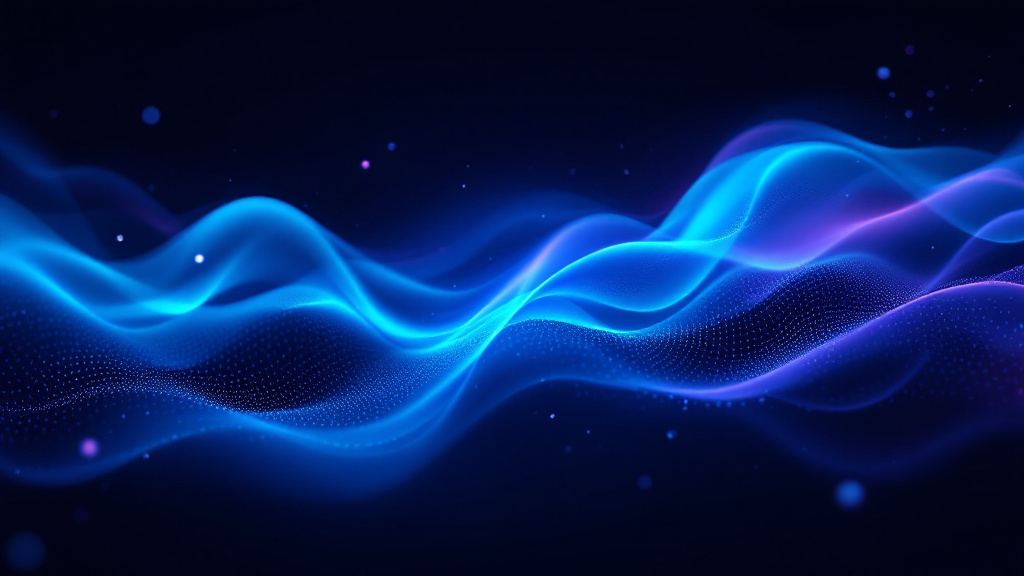
#> input picture assets/snipara-continuity-background.jpg, 1024 x 576 px
$ python build-demo-gif.py
#> lines starting #> are read from the running program, lines starting #| are printed output that depends on the picture
"""Build the public README demo GIF.

The animation is a short explanatory walkthrough: a blank agent session becomes
a project-grounded answer. The abstract background was generated with the
Zorai project's FAL workflow, while all visible Snipara branding and product
copy are composited locally from the canonical v2 logo assets. Keeping those
layers separate prevents image generation from inventing a lookalike logo,
watermark, or unreadable product UI.
"""

from __future__ import annotations

import math
from pathlib import Path

from PIL import Image, ImageDraw, ImageEnhance, ImageFont, ImageOps


ROOT = Path(__file__).resolve().parents[1]
OUTPUT = ROOT / "assets" / "snipara-project-brain-demo.gif"
BACKGROUND = ROOT / "assets" / "snipara-continuity-background.jpg"
LOGO = ROOT / "assets" / "brand-logo-v2-inverted.png"
WIDTH, HEIGHT = 960, 540
FPS = 10
DURATION_SECONDS = 10


def font(size: int, mono: bool = False) -> ImageFont.FreeTypeFont:
#> called with size = 12, mono = False
    candidates = (
        (
            "/usr/share/fonts/truetype/dejavu/DejaVuSansMono.ttf",
            "/System/Library/Fonts/Supplemental/Andale Mono.ttf",
        )
        if mono
        else (
            "/usr/share/fonts/truetype/dejavu/DejaVuSans.ttf",
            "/Library/Fonts/Microsoft/Verdana.ttf",
        )
    )
    for candidate in candidates:
        path = Path(candidate)
        if path.exists():
            return ImageFont.truetype(path, size)
    return ImageFont.load_default()


FONT = {
    "micro": font(12),
    "xs": font(14),
    "sm": font(16),
    "body": font(19),
    "hero": font(39),
    "mono": font(15, mono=True),
}


def clamp(value: float, lower: float = 0.0, upper: float = 1.0) -> float:
    return max(lower, min(upper, value))


def ease(value: float, start: float, end: float) -> float:
    """Smoothstep timing that gives cards a calm, deliberate entrance."""
    x = clamp((value - start) / (end - start))
    return x * x * (3 - 2 * x)


def rgba(hex_color: str, alpha: int = 255) -> tuple[int, int, int, int]:
    value = hex_color.removeprefix("#")
    return (int(value[0:2], 16), int(value[2:4], 16), int(value[4:6], 16), alpha)


def draw_centered(draw: ImageDraw.ImageDraw, xy: tuple[int, int], value: str, typeface: ImageFont.FreeTypeFont, fill) -> None:
    bbox = draw.textbbox((0, 0), value, font=typeface)
    draw.text((xy[0] - (bbox[2] - bbox[0]) / 2, xy[1] - (bbox[3] - bbox[1]) / 2), value, font=typeface, fill=fill)


def rounded_panel(
    image: Image.Image,
    box: tuple[int, int, int, int],
    fill: tuple[int, int, int, int],
    radius: int = 18,
    outline: tuple[int, int, int, int] | None = None,
    width: int = 1,
) -> None:
    layer = Image.new("RGBA", image.size, (0, 0, 0, 0))
    panel = ImageDraw.Draw(layer)
    panel.rounded_rectangle(box, radius=radius, fill=fill, outline=outline, width=width)
    image.alpha_composite(layer)


def add_logo(image: Image.Image, x: int, y: int, width: int, opacity: float = 1.0) -> None:
    logo = Image.open(LOGO).convert("RGBA")
    ratio = width / logo.width
    logo = logo.resize((width, round(logo.height * ratio)), Image.Resampling.LANCZOS)
    if opacity < 1:
        alpha = logo.getchannel("A").point(lambda value: round(value * clamp(opacity)))
        logo.putalpha(alpha)
    image.alpha_composite(logo, (x, y))


def background_frame(t: float) -> Image.Image:
    """Use the FAL still as a restrained texture, with a deterministic drift."""
#> called with t = 0
    if BACKGROUND.exists():
        source = Image.open(BACKGROUND).convert("RGB")
#> source is the input picture: PIL image 1024x576 RGB; mean R, G, B 5.9, 32, 88.6
        source = ImageOps.fit(source, (WIDTH + 96, HEIGHT + 54), method=Image.Resampling.LANCZOS)
#> source: PIL image 1056x594 RGB
        # Keep the generated texture stable so the GIF can delta-compress it;
        # the motion comes from the staged UI, pulse, cursor, and progress rail.
        pan_x = 42
        pan_y = 22
        image = source.crop((pan_x, pan_y, pan_x + WIDTH, pan_y + HEIGHT)).convert("RGBA")
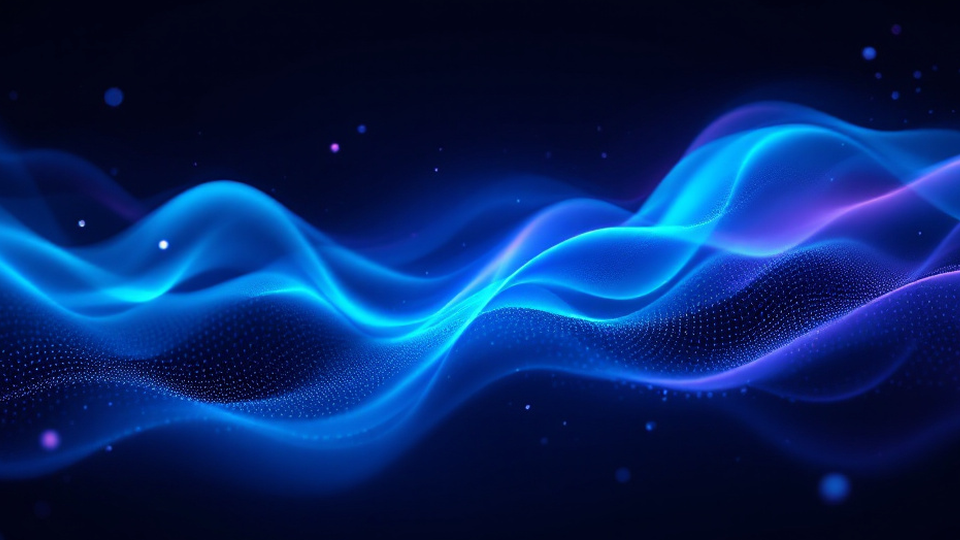
#> image: PIL image 960x540 RGBA; mean R, G, B, A 6.4, 35.8, 96.6, 255
        image = ImageEnhance.Color(image).enhance(0.68)
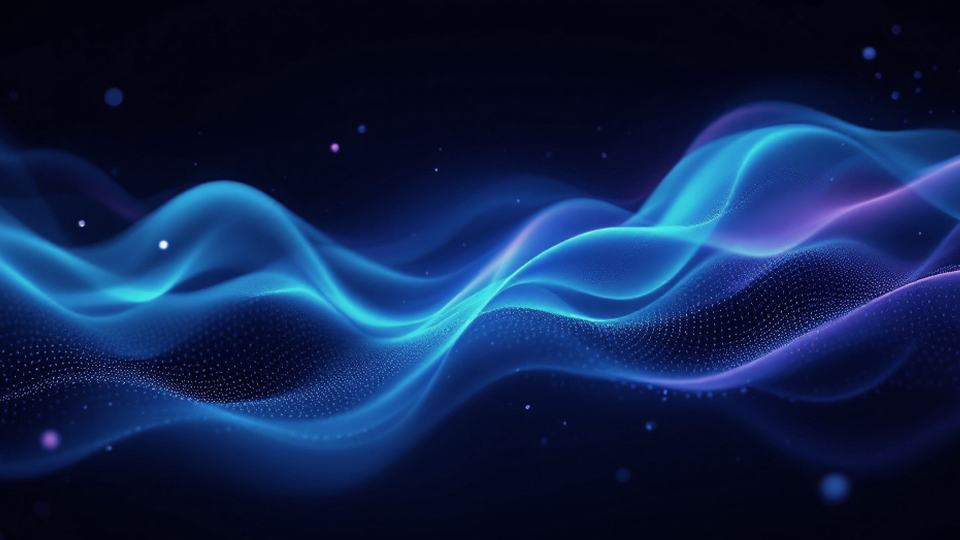
#> image: PIL image 960x540 RGBA; mean R, G, B, A 14.7, 34.7, 76.1, 255
        image = ImageEnhance.Brightness(image).enhance(0.58)
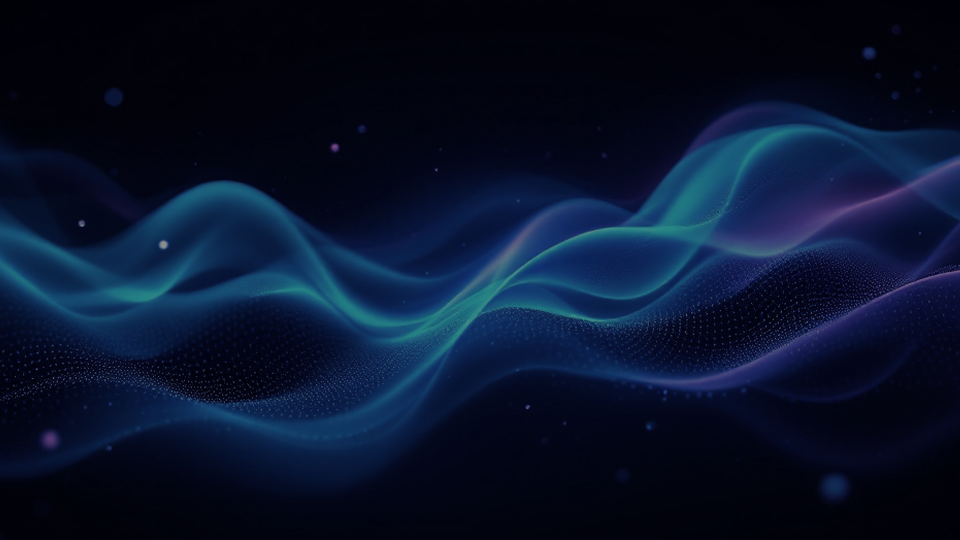
#> image: PIL image 960x540 RGBA; mean R, G, B, A 8.1, 19.6, 43.6, 255
    else:
        image = Image.new("RGBA", (WIDTH, HEIGHT), rgba("#07111F"))

    veil = Image.new("RGBA", image.size, rgba("#07111F", 155))
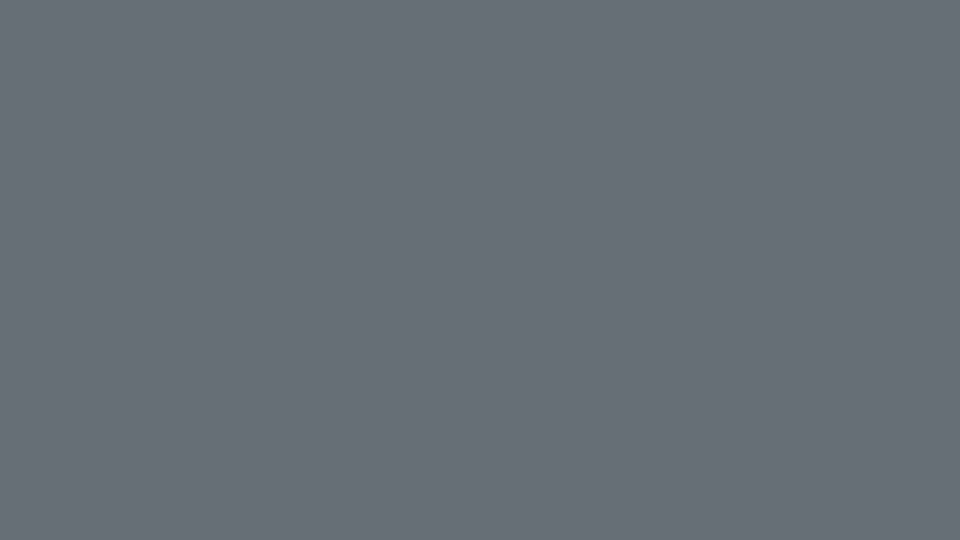
#> veil: PIL image 960x540 RGBA; mean R, G, B, A 7, 17, 31, 155; transparent parts drawn white
    image.alpha_composite(veil)
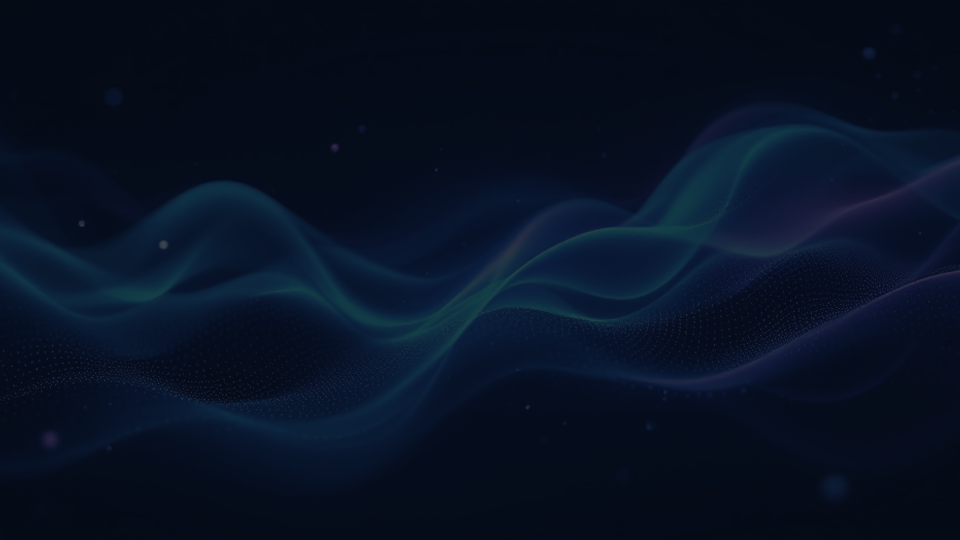
#> image: PIL image 960x540 RGBA; mean R, G, B, A 7.5, 18, 35.9, 255

    # A very soft moving bloom connects the FAL texture to the UI states.
    bloom = Image.new("RGBA", image.size, (0, 0, 0, 0))
#> bloom: PIL image 960x540 RGBA; every value is 0
    bloom_draw = ImageDraw.Draw(bloom)
    cx = 550 + round(math.sin(t * 0.52) * 90)
    cy = 190 + round(math.cos(t * 0.43) * 22)
    for radius, alpha in ((220, 7), (150, 10), (92, 15)):
        bloom_draw.ellipse((cx - radius, cy - radius, cx + radius, cy + radius), fill=rgba("#46D6D0", alpha))
    image.alpha_composite(bloom)
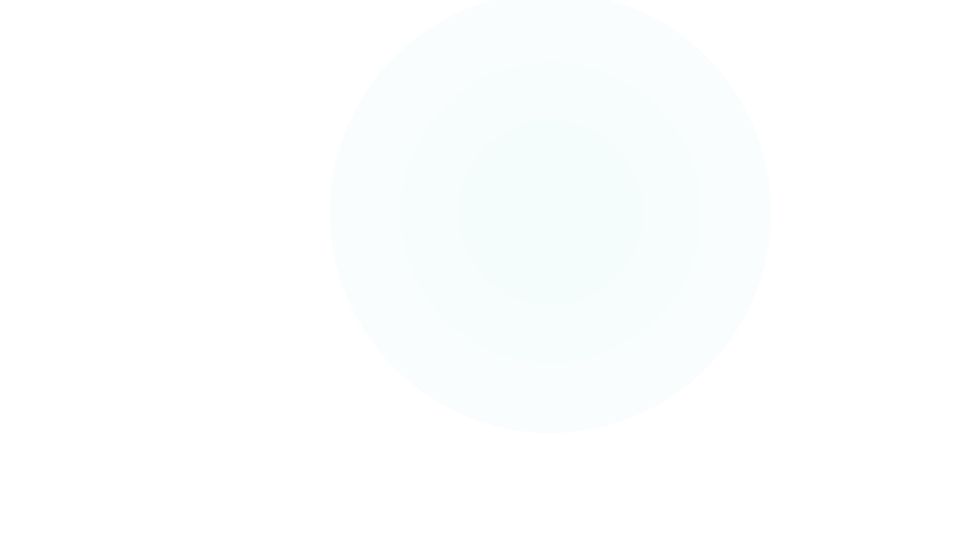
#> bloom: PIL image 960x540 RGBA; mean R, G, B, A 20.5, 62.8, 61, 2.7; transparent parts drawn white
    return image


def render(t: float) -> Image.Image:
    image = background_frame(t)
    draw = ImageDraw.Draw(image)

    # Keep the background legible as atmosphere, not as a second UI. Draw the
    # low-opacity grid on its own layer because ImageDraw does not composite
    # alpha when drawing directly onto an RGBA image.
    grid = Image.new("RGBA", image.size, (0, 0, 0, 0))
    grid_draw = ImageDraw.Draw(grid)
    for x in range(0, WIDTH, 64):
        grid_draw.line((x, 0, x, HEIGHT), fill=rgba("#C7D8F0", 4), width=1)
    for y in range(0, HEIGHT, 64):
        grid_draw.line((0, y, WIDTH, y), fill=rgba("#C7D8F0", 3), width=1)
    image.alpha_composite(grid)
    draw = ImageDraw.Draw(image)

    add_logo(image, 40, 22, 184)
    rounded_panel(image, (758, 26, 918, 58), rgba("#0C252A", 205), radius=16, outline=rgba("#3BD6BA", 115))
    draw = ImageDraw.Draw(image)
    draw.ellipse((777, 37, 787, 47), fill="#6DE7C8")
    draw.text((798, 32), "MCP connected", font=FONT["micro"], fill="#C5F7EA")

    draw.text((40, 93), "Your agent knows how to code.", font=FONT["hero"], fill="#F5F8FF")
    draw.text((40, 138), "It just forgets the project.", font=FONT["hero"], fill="#AAB9D2")

    left_in = ease(t, 0.45, 1.45)
    handoff = ease(t, 2.5, 4.3)
    answer = ease(t, 4.35, 6.55)
    close = ease(t, 7.15, 8.5)

    left_x, right_x, card_y, card_w, card_h = 40, 492, 222, 428, 218

    # Blank session: the agent has to reconstruct the project from scratch.
    left_shift = round((1 - left_in) * -24)
    lx = left_x + left_shift
    rounded_panel(image, (lx, card_y, lx + card_w, card_y + card_h), rgba("#0A1423", round(225 * left_in)), radius=22, outline=rgba("#566580", round(150 * left_in)), width=1)
    draw = ImageDraw.Draw(image)
    if left_in > 0:
        draw.text((lx + 24, card_y + 20), "BLANK SESSION", font=FONT["micro"], fill="#C9D4E8")
    rounded_panel(image, (lx + 24, card_y + 55, lx + card_w - 24, card_y + 111), rgba("#07101C", round(238 * left_in)), radius=13, outline=rgba("#20304A", round(180 * left_in)))
    draw = ImageDraw.Draw(image)
    prompt = "I need to understand this codebase..."
    if left_in > 0:
        draw.text((lx + 42, card_y + 74), prompt, font=FONT["mono"], fill="#D5DFF0")
        cursor_x = lx + 42 + draw.textlength(prompt, font=FONT["mono"]) + 8
        draw.line((cursor_x, card_y + 75, cursor_x, card_y + 94), fill="#6DE7C8", width=2)
    blank_lines = [("Search files", "broad rediscovery"), ("Revisit decisions", "session starts over")]
    for index, (label, detail) in enumerate(blank_lines):
        yy = card_y + 139 + index * 28
        if left_in > 0:
            draw.ellipse((lx + 25, yy + 4, lx + 32, yy + 11), fill="#F19A8E")
            draw.text((lx + 43, yy), label, font=FONT["sm"], fill="#D7E0EF")
            draw.text((lx + 205, yy + 1), detail, font=FONT["micro"], fill="#A4B0C5")

    # Handoff: a real Snipara logo sits at the center of the transition.
    if handoff > 0:
        draw.line((470, 332, 492, 332), fill="#6DE7C8", width=2)
        pulse_x = 470 + round(22 * handoff)
        draw.ellipse((pulse_x - 5, 327, pulse_x + 5, 337), fill="#F5FFFC")

    right_shift = round((1 - handoff) * 28)
    rx = right_x + right_shift
    rounded_panel(image, (rx, card_y, rx + card_w, card_y + card_h), rgba("#0B2526", round(232 * handoff)), radius=22, outline=rgba("#51D5B4", round(210 * handoff)), width=1)
    draw = ImageDraw.Draw(image)
    if handoff > 0:
        draw.text((rx + 24, card_y + 20), "WITH SNIPARA", font=FONT["micro"], fill="#8BF0D4")
    add_logo(image, rx + 24, card_y + 51, 126, handoff)
    draw = ImageDraw.Draw(image)
    if handoff > 0:
        draw.text((rx + 166, card_y + 62), "context ready", font=FONT["body"], fill="#F2FFFC")
        draw.text((rx + 166, card_y + 91), "source-backed · shared · persistent", font=FONT["micro"], fill="#A7EAD9")

    lines = [
        ("Decision", "PostgreSQL is the source of truth"),
        ("Change", "Auth moved behind the service boundary"),
        ("Relevant", "3 files · 2 prior agent sessions"),
    ]
    visible = answer * len(lines)
    for index, (label, value) in enumerate(lines):
        line_progress = clamp(visible - index)
        if line_progress <= 0:
            continue
        yy = card_y + 131 + index * 25
        draw.ellipse((rx + 24, yy + 5, rx + 31, yy + 12), fill="#6DE7C8")
        draw.text((rx + 42, yy), label, font=FONT["micro"], fill="#8BF0D4")
        draw.text((rx + 104, yy - 1), value, font=FONT["xs"], fill="#E1FBF4")
        if line_progress < 1:
            draw.line((rx + 42, yy + 20, rx + 42 + round(330 * line_progress), yy + 20), fill="#6DE7C8", width=2)

    # A tiny story rail lands only after the answer is visible.
    if close > 0:
        rail_y = 482
        draw.line((455, rail_y, 880, rail_y), fill="#8291AB", width=2)
        stages = [(455, "Agent asks"), (665, "Snipara recalls"), (880, "Agent starts")]
        for index, (x, label) in enumerate(stages):
            reached = ease(close, index * 0.25, min(1, index * 0.25 + 0.45))
            if reached > 0:
                draw.ellipse((x - 8, rail_y - 8, x + 8, rail_y + 8), fill="#6DE7C8")
                draw_centered(draw, (x, 510), label, FONT["micro"], "#DDE7F3")
        draw.text((40, 470), "Project context, not a blank session.", font=FONT["body"], fill="#F5F8FF")

    # A short, unobtrusive progress indicator makes the loop feel intentional.
    draw.rounded_rectangle((40, 526, 920, 529), radius=2, fill="#162740")
    draw.rounded_rectangle((40, 526, 40 + round(880 * clamp(t / DURATION_SECONDS)), 529), radius=2, fill="#6DE7C8")
    return image.convert("RGB")


def main() -> None:
    OUTPUT.parent.mkdir(parents=True, exist_ok=True)
    frame_count = DURATION_SECONDS * FPS
    palette = render(0).quantize(colors=128, method=Image.Quantize.MEDIANCUT)
    frames = [palette]
    frames.extend(
        render(index / FPS).quantize(palette=palette, dither=Image.Dither.NONE)
        for index in range(1, frame_count)
    )
    # Optimized deltas keep the README asset lightweight while remaining
    # compatible with GitHub's Markdown image viewer.
    frames[0].save(
        OUTPUT,
        save_all=True,
        append_images=frames[1:],
        duration=round(1000 / FPS),
        loop=0,
        optimize=True,
        disposal=1,
    )
    print(f"wrote {OUTPUT} ({frame_count} frames, {DURATION_SECONDS}s, {FPS}fps)")


if __name__ == "__main__":
#> (the run stopped early here; a loop or call above may not have finished)
